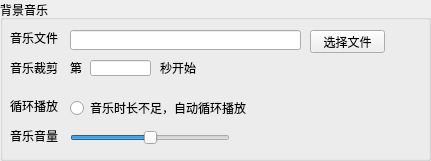
    <widget class="QGroupBox" name="groupBox_3">
     <property name="geometry">
      <rect>
       <x>0</x>
       <y>300</y>
       <width>431</width>
       <height>161</height>
      </rect>
     </property>
     <property name="title">
      <string>背景音乐</string>
     </property>
     <widget class="QLabel" name="label_10">
      <property name="geometry">
       <rect>
        <x>10</x>
        <y>30</y>
        <width>54</width>
        <height>16</height>
       </rect>
      </property>
      <property name="text">
       <string>音乐文件</string>
      </property>
     </widget>
     <widget class="QLabel" name="label_11">
      <property name="geometry">
       <rect>
        <x>10</x>
        <y>60</y>
        <width>54</width>
        <height>16</height>
       </rect>
      </property>
      <property name="text">
       <string>音乐裁剪</string>
      </property>
     </widget>
     <widget class="QLabel" name="label_12">
      <property name="geometry">
       <rect>
        <x>10</x>
        <y>100</y>
        <width>54</width>
        <height>12</height>
       </rect>
      </property>
      <property name="text">
       <string>循环播放</string>
      </property>
     </widget>
     <widget class="QLabel" name="label_13">
      <property name="geometry">
       <rect>
        <x>10</x>
        <y>130</y>
        <width>54</width>
        <height>12</height>
       </rect>
      </property>
      <property name="text">
       <string>音乐音量</string>
      </property>
     </widget>
     <widget class="QLineEdit" name="AudioFile">
      <property name="geometry">
       <rect>
        <x>70</x>
        <y>30</y>
        <width>231</width>
        <height>20</height>
       </rect>
      </property>
      <property name="focusPolicy">
       <enum>Qt::NoFocus</enum>
      </property>
     </widget>
     <widget class="QPushButton" name="SelectMusic">
      <property name="geometry">
       <rect>
        <x>310</x>
        <y>30</y>
        <width>75</width>
        <height>23</height>
       </rect>
      </property>
      <property name="text">
       <string>选择文件</string>
      </property>
     </widget>
     <widget class="QLabel" name="label_14">
      <property name="geometry">
       <rect>
        <x>70</x>
        <y>60</y>
        <width>21</width>
        <height>16</height>
       </rect>
      </property>
      <property name="text">
       <string>第</string>
      </property>
     </widget>
     <widget class="QLineEdit" name="AudioStart">
      <property name="geometry">
       <rect>
        <x>90</x>
        <y>60</y>
        <width>61</width>
        <height>16</height>
       </rect>
      </property>
     </widget>
     <widget class="QLabel" name="label_15">
      <property name="geometry">
       <rect>
        <x>160</x>
        <y>60</y>
        <width>54</width>
        <height>16</height>
       </rect>
      </property>
      <property name="text">
       <string>秒开始</string>
      </property>
     </widget>
     <widget class="QRadioButton" name="IsCircle">
      <property name="geometry">
       <rect>
        <x>70</x>
        <y>100</y>
        <width>191</width>
        <height>16</height>
       </rect>
      </property>
      <property name="text">
       <string>音乐时长不足，自动循环播放</string>
      </property>
     </widget>
     <widget class="QSlider" name="MusicVolume">
      <property name="geometry">
       <rect>
        <x>70</x>
        <y>130</y>
        <width>160</width>
        <height>16</height>
       </rect>
      </property>
      <property name="maximum">
       <number>100</number>
      </property>
      <property name="value">
       <number>50</number>
      </property>
      <property name="orientation">
       <enum>Qt::Horizontal</enum>
      </property>
     </widget>
    </widget>
